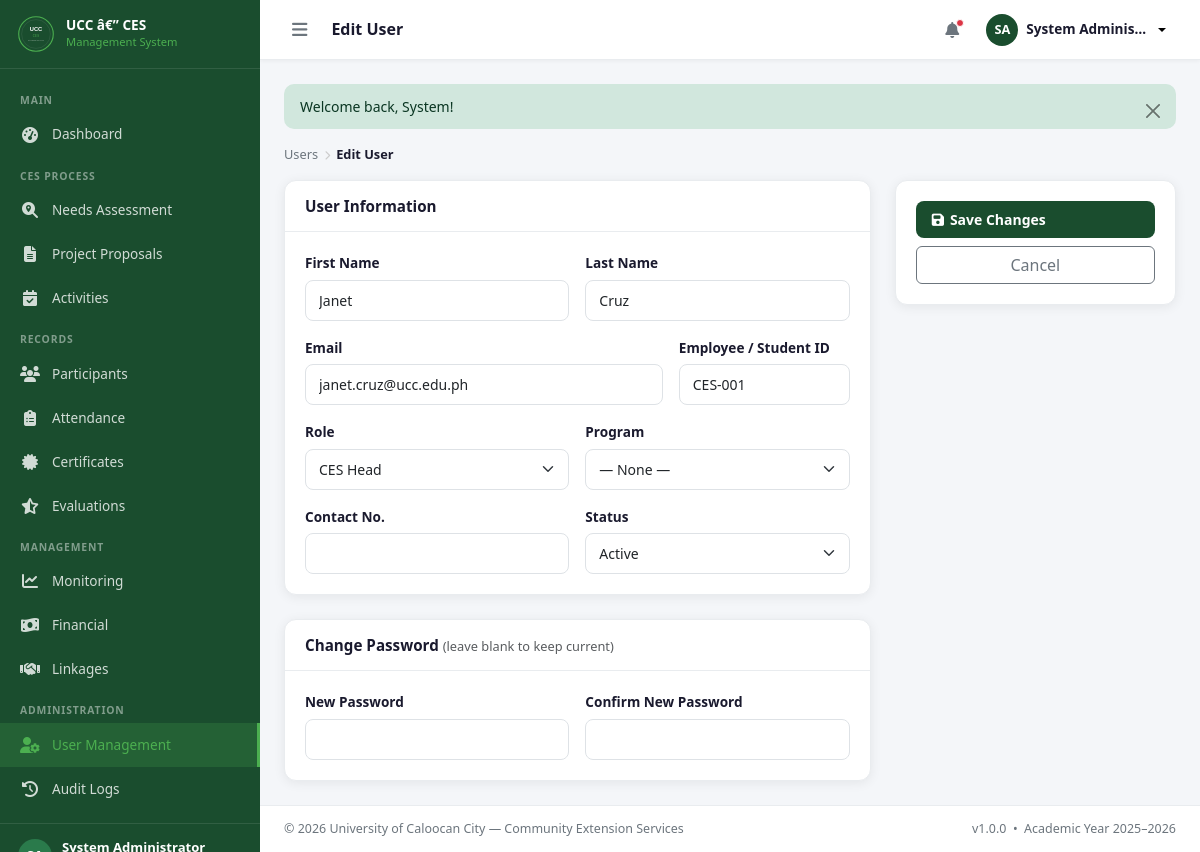
Screenshot of /users/edit/2 (signed in) with the database file from the repository.
### tables this page shows
CREATE TABLE `users` (
  `id`           INT UNSIGNED NOT NULL AUTO_INCREMENT,
  `program_id`   INT UNSIGNED DEFAULT NULL,
  `employee_id`  VARCHAR(50)  DEFAULT NULL COMMENT 'Employee or student ID number',
  `first_name`   VARCHAR(100) NOT NULL,
  `last_name`    VARCHAR(100) NOT NULL,
  `email`        VARCHAR(150) NOT NULL,
  `password`     VARCHAR(255) NOT NULL COMMENT 'bcrypt hashed',
  `role`         ENUM('admin','ces_head','program_head','faculty','student') NOT NULL DEFAULT 'student',
  `contact_no`   VARCHAR(20)  DEFAULT NULL,
  `avatar`       VARCHAR(255) DEFAULT NULL,
  `is_active`    TINYINT(1)  NOT NULL DEFAULT 1,
  `last_login`   TIMESTAMP   NULL DEFAULT NULL,
  `created_at`   TIMESTAMP   NOT NULL DEFAULT CURRENT_TIMESTAMP,
  `updated_at`   TIMESTAMP   NOT NULL DEFAULT CURRENT_TIMESTAMP ON UPDATE CURRENT_TIMESTAMP,
  PRIMARY KEY (`id`),
  UNIQUE KEY `uq_users_email` (`email`),
  KEY `fk_users_program` (`program_id`),
  CONSTRAINT `fk_users_program` FOREIGN KEY (`program_id`) REFERENCES `programs` (`id`) ON DELETE SET NULL
);

### core/Controller.php (called while the page is built, shortened)
<?php
class Controller
{
    protected function view(string $view, array $data = [], string $layout = 'main'): void
    {
        extract($data, EXTR_SKIP);
        $viewFile   = APP_PATH . "/views/{$view}.php";
        require $viewFile;
    }
}

### app/controllers/UsersController.php (called while the page is built, shortened)
<?php
class UsersController extends Controller
{
    private UserModel $model;
    public function __construct() { $this->model = new UserModel(); }
    public function edit(string $id): void
    {
        $user = $this->model->findById((int)$id);
        $this->view('users/edit',['pageTitle'=>'Edit User','editUser'=>$user,'programs'=>$this->model->getPrograms()]);
    }
}

### core/App.php (called while the page is built, shortened)
<?php
class App
{
    private string $method     = 'index';
    public function __construct()
    {
        $this->parseUrl();
    }
    private function parseUrl(): void
    {
        $url = $_GET['url'] ?? '';
        $url = rtrim($url, '/');
        $url = filter_var($url, FILTER_SANITIZE_URL);
        $segments = $url ? explode('/', $url) : [];
        $controllerInstance = new $this->controller();
        if (!empty($segments[1])) {
            $methodName = $this->toCamelCase($segments[1]);
            if (method_exists($controllerInstance, $methodName)) {
                $this->method = $methodName;
            } else {
                $this->notFound();
                return;
            }
        }
        $this->params = array_slice($segments, 2);
        call_user_func_array([$controllerInstance, $this->method], $this->params);
    }
    private function toClassName(string $segment): string
    {
        return str_replace(' ', '', ucwords(str_replace(['-', '_'], ' ', $segment)));
    }
    private function toCamelCase(string $segment): string
    {
        $pascal = $this->toClassName($segment);
        return lcfirst($pascal);
    }
}

### index.php (called while the page is built, shortened)
<?php
require_once __DIR__ . '/config/app.php';
require_once __DIR__ . '/config/database.php';
require_once __DIR__ . '/core/Database.php';
require_once __DIR__ . '/core/Model.php';
require_once __DIR__ . '/core/Controller.php';
require_once __DIR__ . '/core/App.php';
require_once __DIR__ . '/helpers/functions.php';
new App();

### core/Model.php (called while the page is built, shortened)
<?php
class Model
{
    protected PDO $db;
    public function __construct()
    {
        $this->db = Database::getInstance();
    }
    protected function fetchOne(string $sql, array $params = []): array|false
    {
        $stmt = $this->db->prepare($sql);
        $stmt->execute($params);
        return $stmt->fetch();
    }
}

### core/Database.php (called while the page is built, shortened)
<?php
class Database
{
    private static ?PDO $instance = null;
    public static function getInstance(): PDO
    {
        if (self::$instance === null) {
            $dsn = sprintf(
                'mysql:host=%s;port=%s;dbname=%s;charset=%s',
                DB_HOST, DB_PORT, DB_NAME, DB_CHARSET
            );
            try {
                self::$instance = new PDO($dsn, DB_USER, DB_PASS, [
                    PDO::ATTR_ERRMODE            => PDO::ERRMODE_EXCEPTION,
                    PDO::ATTR_DEFAULT_FETCH_MODE => PDO::FETCH_ASSOC,
                    PDO::ATTR_EMULATE_PREPARES   => false,
                    PDO::MYSQL_ATTR_INIT_COMMAND => "SET NAMES utf8mb4 COLLATE utf8mb4_unicode_ci",
                ]);
            } catch (PDOException $e) {
                error_log('[DB ERROR] ' . $e->getMessage());
                http_response_code(500);
                exit('<h1>Database connection failed.</h1><p>Please contact the system administrator.</p>');
            }
        }
        return self::$instance;
    }
}

### app/models/UserModel.php (called while the page is built, shortened)
<?php
class UserModel extends Model
{
    public function findById(int $id): array|false
    {
        return $this->fetchOne(
            "SELECT u.*, p.name AS program_name
             FROM users u
             LEFT JOIN programs p ON p.id = u.program_id
             WHERE u.id = :id
             LIMIT 1",
            [':id' => $id]
        );
    }
}

### app/views/users/edit.php (the view, shortened to what this page needs)
<div class="ces-breadcrumb mb-3"><a href="<?= url('users') ?>">Users</a><span class="separator"><i class="fa fa-chevron-right" style="font-size:.6rem;"></i></span><span class="current">Edit User</span></div>
<form method="POST" action="<?= url('users/update/'.$editUser['id']) ?>">
    <div class="row g-4">
        <div class="col-lg-8">
            <div class="ces-card mb-4"><div class="ces-card-header"><h3 class="card-title">User Information</h3></div><div class="ces-card-body"><div class="row g-3">
                <div class="col-md-6"><label class="form-label">First Name</label><input type="text" name="first_name" class="form-control" value="<?= e($editUser['first_name']) ?>" required></div>
                <div class="col-md-6"><label class="form-label">Last Name</label><input type="text" name="last_name" class="form-control" value="<?= e($editUser['last_name']) ?>" required></div>
                <div class="col-md-8"><label class="form-label">Email</label><input type="email" name="email" class="form-control" value="<?= e($editUser['email']) ?>" required></div>
                <div class="col-md-4"><label class="form-label">Employee / Student ID</label><input type="text" name="employee_id" class="form-control" value="<?= e($editUser['employee_id']) ?>"></div>
                <div class="col-md-6"><label class="form-label">Role</label><select name="role" class="form-select"><?php foreach(ROLE_LABELS as $val=>$lbl): ?><option value="<?= $val ?>" <?= $editUser['role']===$val?'selected':'' ?>><?= $lbl ?></option><?php endforeach; ?></select></div>
                <div class="col-md-6"><label class="form-label">Program</label><select name="program_id" class="form-select"><option value="">— None —</option></select></div>
                <div class="col-md-6"><label class="form-label">Contact No.</label><input type="tel" name="contact_no" class="form-control" value="<?= e($editUser['contact_no']) ?>"></div>
                <div class="col-md-6"><label class="form-label">Status</label><select name="is_active" class="form-select"><option value="1" <?= $editUser['is_active']?'selected':'' ?>>Active</option><option value="0" <?= !$editUser['is_active']?'selected':'' ?>>Inactive</option></select></div>
            </div></div></div>
            <div class="ces-card"><div class="ces-card-header"><h3 class="card-title">Change Password <small class="text-muted" style="font-weight:400;font-size:.8rem;">(leave blank to keep current)</small></h3></div><div class="ces-card-body"><div class="row g-3">
                <div class="col-md-6"><label class="form-label">New Password</label><input type="password" name="new_password" class="form-control" minlength="8"></div>
                <div class="col-md-6"><label class="form-label">Confirm New Password</label><input type="password" name="new_password_confirm" class="form-control"></div>
            </div></div></div>
        </div>
        <div class="col-lg-4"><div class="ces-card"><div class="ces-card-body d-grid gap-2">
            <button type="submit" class="btn-ces-primary"><i class="fa fa-save"></i> Save Changes</button>
            <a href="<?= url('users') ?>" class="btn btn-outline-secondary">Cancel</a>
        </div></div></div>
    </div>
</form>

### public/assets/css/app.css (style rules this page uses)
:root { --ces-green: #1a4d2e; --ces-green-dark: #143d25; --ces-green-mid: #1f5c37; --ces-green-light: #2a7a4b; --ces-accent: #4caf50; --ces-gold: #f5c842; --sidebar-width: 260px; --sidebar-collapsed: 72px; --topbar-height: 60px; --white: #ffffff; --body-bg: #f4f6f9; --card-bg: #ffffff; --card-shadow: 0 2px 12px rgba(0,0,0,0.07); --card-radius: 12px; --text-primary: #1a1a2e; --text-secondary: #6c757d; --border-color: #e9ecef; --input-focus: #4caf50; --transition: 0.25s ease; }
*, *::before, *::after { box-sizing: border-box; }
body { margin: 0; padding: 0; font-family: 'Segoe UI', system-ui, -apple-system, sans-serif; background: var(--body-bg); color: var(--text-primary); font-size: 0.9rem; overflow-x: hidden; }
a { color: var(--ces-green); text-decoration: none; }
.ces-card { background: var(--card-bg); border-radius: var(--card-radius); box-shadow: var(--card-shadow); border: 1px solid var(--border-color); overflow: hidden; }
.ces-card-header { padding: 16px 20px; border-bottom: 1px solid var(--border-color); display: flex; align-items: center; justify-content: space-between; gap: 12px; }
.ces-card-header .card-title { font-size: 0.95rem; font-weight: 700; color: var(--text-primary); margin: 0; }
.ces-card-body { padding: 20px; }
.btn-ces-primary { background: var(--ces-green); color: var(--white); border: none; border-radius: 8px; padding: 8px 16px; font-size: 0.875rem; font-weight: 600; cursor: pointer; transition: background var(--transition), transform 0.1s; display: inline-flex; align-items: center; gap: 6px; text-decoration: none; }
.form-label { font-size: 0.85rem; font-weight: 600; color: var(--text-primary); margin-bottom: 6px; }
.form-control, .form-select { border-radius: 8px; border: 1.5px solid #dee2e6; padding: 9px 13px; font-size: 0.875rem; transition: border-color 0.2s, box-shadow 0.2s; }
.ces-breadcrumb { display: flex; align-items: center; gap: 6px; font-size: 0.8rem; color: var(--text-secondary); margin-bottom: 20px; }
.ces-breadcrumb a { color: var(--text-secondary); text-decoration: none; }
.ces-breadcrumb .separator { color: #ccc; }
.ces-breadcrumb .current { color: var(--text-primary); font-weight: 600; }

### rows the page displays
users: first_name "Janet", last_name "Cruz", email "janet.cruz@ucc.edu.ph", employee_id "CES-001", role "CES Head", is_active "Active"

### other values shown
$label "Dashboard Needs Assessment Project Proposals Activities Participants Attendance Certificates Evaluations Monitoring Financial Linkages User Management Audit Logs"
$pageTitle "Edit User"
$initials "SA"
$user['first_name'] . ' ' . $user['last_name'] "System Adminis…"
$message "Welcome back, System!"
APP_VERSION "1.0.0"
